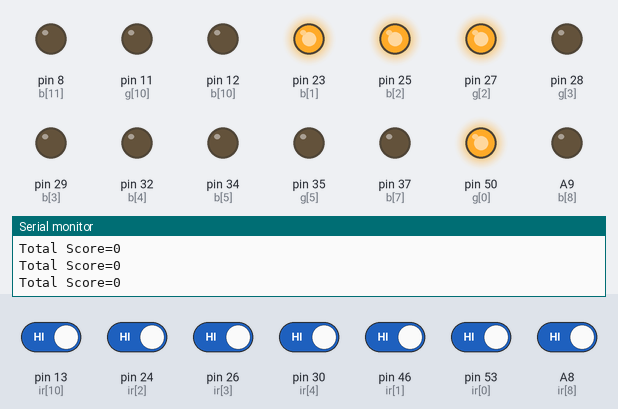
The sketch below on a simulated Arduino Mega 2560, built with avr-gcc and run on an emulated ATmega2560. Parts: output pins drawn as LEDs (lit = HIGH), the last lines printed to the serial monitor. The test bench sets the inputs (shaded band); at power-on: A8 (ir[8]), pin 13 (ir[10]), pin 24 (ir[2]), pin 26 (ir[3]), pin 30 (ir[4]), pin 46 (ir[1]), pin 53 (ir[0]) HIGH. Random numbers use the default seed unless the sketch sets one; pins used as bus, display or sensor lines are not drawn.

Above: at 1.2 s.
1.3 s: pin 24 (ir[2]) driven LOW
At 2.2 s:
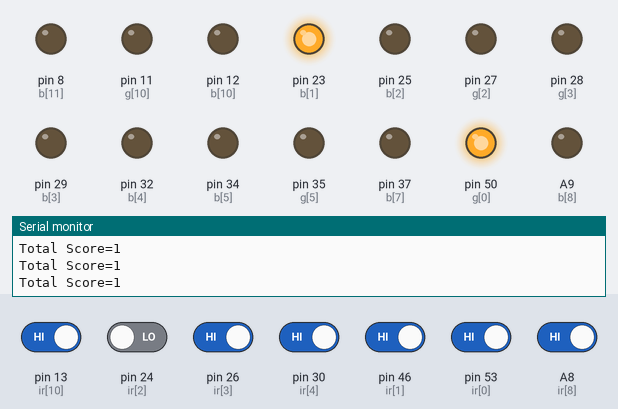
2.8 s: pin 46 (ir[1]) driven LOW
At 5.5 s:
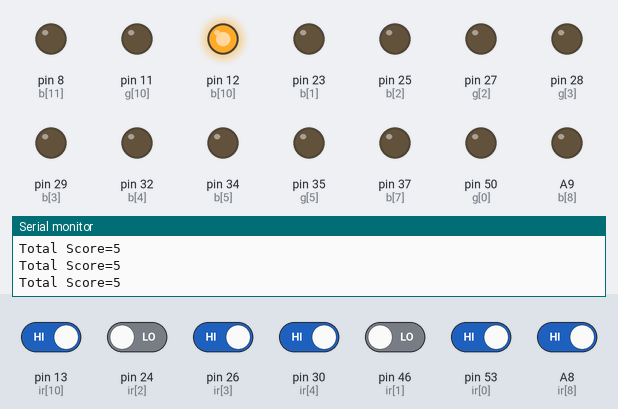
5.8 s: pin 46 (ir[1]) driven HIGH
8.8 s: pin 13 (ir[10]) driven LOW
At 9.8 s:
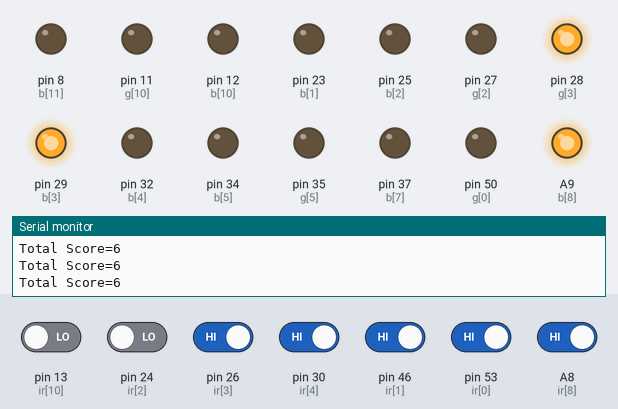
Timing chart, 0 to 12.0 s (numbered marks = the images above; inputs shaded):
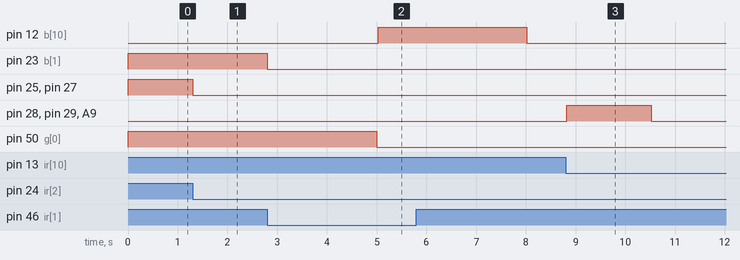

The sketch:

box_piano_levels_3_complete.ino
```cpp
/* Project Title: Piano Tiles Game Using LED Box
 * Connect the circuit as per the below mentioned ir,r,g array starting from 1,2,3......
 * R Led in the RGB led is not used.
 * Always check grounding conditions. Repeatedly facing lose connectivity issues. Check them out before start of the game.  */
int ir[12]={53,46,24,26,30,33,A13,36,A8,A0,13,10};
int g[12]={50,47,27,28,31,35,A7,39,A5,A1,11,A11};
int b[12]={52,23,25,29,32,34,A14,37,A9,A2,12,8};

int score[12];
long interval=5000;
long previousMillis=0;
int i,j,k=0;//index variables for various arrays. Use case changes from function to function
int flag2,flag1,flag3=0;//counter variable to check if a particular level is completed or not
long total=0;
int q,r,s,t=0;//variables to generate randomised cells
int check1,check2=0;//variable to control the entry of compiler into randomised number generator function only once for a particular level

int l[12];
unsigned long currentMillis = 0;
void setup() {
  // put your setup code here, to run once:
Serial.begin(9600);
for(i=0;i<12;i++)
{
  pinMode(ir[i],INPUT);
  pinMode(g[i],OUTPUT);
  pinMode(b[i],OUTPUT);
}
}

void loop()
{
     currentMillis = millis();
     if(total<3)
     level1();
     else if( (total>=3) && (total<6) )
     level2();
     else if( (total>=6) && (total<11) )
     level3();
     /*else
     gameOver();*/

   total=score[0]+score[2]+score[1]+score[3]+score[4]+score[5]+score[6]+score[7]+score[8]+score[10]+score[9]+score[11];

    Serial.print("Total Score=");
    Serial.println(total);


}


void level1()
{
 if(flag1<1)
 {
  if(l[0]<1)
 digitalWrite(g[0],HIGH);
 if(l[1]<1)
 digitalWrite(b[1],HIGH);
 if(l[2]<1)
{
 digitalWrite(g[2],HIGH);
 digitalWrite(b[2],HIGH);
}
 }
 if(digitalRead(ir[0])==0)
 {
  if(l[0]<1)
  {
 digitalWrite(g[0],LOW);
 score[0]++;
 l[0]++;
   }
 }
  if(digitalRead(ir[1])==0)
  {
    if(l[1]<1)
    {
    digitalWrite(b[1],LOW);
    score[1]++;
    l[1]++;

    }
  }
  if(digitalRead(ir[2])==0)
  {
    if(l[2]<1)
    {
    digitalWrite(g[2],LOW);
    digitalWrite(b[2],LOW);
    score[2]++;
    l[2]++;

    }
  }


  //l++;
  if (currentMillis - previousMillis >= interval)
 {
     previousMillis = currentMillis;
     digitalWrite(g[0],LOW);
 digitalWrite(b[1],LOW);
 digitalWrite(g[2],LOW);
 digitalWrite(b[2],LOW);
  flag1++;
  l[0]=l[1]=l[2]=l[3]=l[4]=l[5]=l[6]=l[7]=l[8]=l[9]=l[10]=l[11]=0;
 }
}


void level2()
{
  random_generate();//function generates random q,r,s values
  //q=3;r=4;s=5;
  check1=1;
  //Making the next 3 leds to glow
 if(flag2<1)
 {
  if(l[q]<1)
 digitalWrite(g[q],HIGH);
 if(l[r]<1)
 digitalWrite(b[r],HIGH);
 if(l[s]<1)
{
 digitalWrite(g[s],HIGH);
 //digitalWrite(b[s],HIGH);
}
 }
 if(digitalRead(ir[q])==0)
 {
  if(l[q]<1)
  {
 digitalWrite(g[q],LOW);
 score[q]++;
 l[q]++;
   }
 }
  if(digitalRead(ir[r])==0)
  {
    if(l[r]<1)
    {
    digitalWrite(b[r],LOW);
    score[r]++;
    l[r]++;

    }
  }
  if(digitalRead(ir[s])==0)
  {
    if(l[s]<1)
    {
    digitalWrite(g[s],LOW);
    //digitalWrite(b[s],LOW);
    score[s]++;
    l[s]++;

    }
  }


  if (currentMillis - previousMillis >= 3000)
 {
     previousMillis = currentMillis;
     digitalWrite(g[q],LOW);
 digitalWrite(b[r],LOW);
 digitalWrite(g[s],LOW);
 //digitalWrite(b[s],LOW);
  flag2++;
  l[0]=l[1]=l[2]=l[3]=l[4]=l[5]=l[6]=l[7]=l[8]=l[9]=l[10]=l[11]=0;
 }
}


void level3()
{

  random_generate_2();//function generates random q,r,s values
  check2=1;
  //q=3;r=4;s=5;

  //Making the next 3 leds to glow
 if(flag3<1)
 {
  if(l[q]<1)
 digitalWrite(g[q],HIGH);
 if(l[r]<1)
 digitalWrite(b[r],HIGH);
 if(l[s]<1)
{
 digitalWrite(g[s],HIGH);
 //digitalWrite(b[s],HIGH);
}
if(l[t]<1)
{
digitalWrite(g[t],HIGH);
digitalWrite(b[t],HIGH);
 }

 }


 //Taking Readings
  if(digitalRead(ir[q])==0)
 {
  if(l[q]<1)
  {
 digitalWrite(g[q],LOW);
 score[q]++;
 l[q]++;
   }
 }
  if(digitalRead(ir[r])==0)
  {
    if(l[r]<1)
    {
    digitalWrite(b[r],LOW);
    score[r]++;
    l[r]++;

    }
  }
  if(digitalRead(ir[s])==0)
  {
    if(l[s]<1)
    {
    digitalWrite(g[s],LOW);
    //digitalWrite(b[s],LOW);
    score[s]++;
    l[s]++;

    }
  }

  if(digitalRead(ir[t])==0)
  {
    if(l[t]<1)
    {
    digitalWrite(g[t],LOW);
    digitalWrite(b[t],LOW);
    score[t]+=2;
    l[t]++;

    }
  }


  if (currentMillis - previousMillis >= 2500)
 {
     previousMillis = currentMillis;
     digitalWrite(g[q],LOW);
 digitalWrite(b[r],LOW);
 digitalWrite(g[s],LOW);
 digitalWrite(g[t],LOW);
 digitalWrite(b[t],LOW);
   flag3++;
  l[0]=l[1]=l[2]=l[3]=l[4]=l[5]=l[6]=l[7]=l[8]=l[9]=l[10]=l[11]=0;
 }
}


void random_generate()
{
  if (check1==0)
  {
  l[0]=l[1]=l[2]=l[3]=l[4]=l[5]=l[6]=l[7]=l[8]=l[9]=l[10]=l[11]=0;
  q=random(0,6);
  r=random(6,11);
  s=random(2,9);
  t=random(0,5);
  //Below Lines for debugging
  /*Serial.print("q=");
  Serial.println(q);
  Serial.print("r=");
  Serial.println(r);
  Serial.print("s=");
  Serial.println(s);*/

  }

}


void random_generate_2()
{
  if (check2==0)
  {
  l[0]=l[1]=l[2]=l[3]=l[4]=l[5]=l[6]=l[7]=l[8]=l[9]=l[10]=l[11]=0;
  q=random(0,6);
  r=random(6,11);
  s=random(2,9);
  t=random(0,5);
  }
}

void gameOver()
{
  total=score[0]+score[2]+score[1]+score[3]+score[4]+score[5]+score[6]+score[7]+score[8]+score[10]+score[9]+score[11];

    Serial.print("Total Score=");
    Serial.println(total);
    //delay(50000);
}


   /*
 void test()
 {
  if (currentMillis - previousMillis <= interval)
 {
   previousMillis = currentMillis;
    j=random(1,12);
   if(j>6)
   {
   k=random(j,12);
   }
   else
   {
     k=random(1,j);
   }
   digitalWrite(g[j],LOW);
   digitalWrite(b[k],HIGH );
   int a=digitalRead(ir[j]);
   int b=digitalRead(ir[k]);
   if(a==0)
   {
  //  digitalWrite(g[j],HIGH);
    score++;
    if(b==0)
    {
//      digitalWrite(b[k],HIGH);
    score++;
    }
   }
   l++;
 }
 }


*/
```

Measured:
- after the input at 1.3 s, pin 25 (b[2]), pin 27 (g[2]): HIGH → LOW at once
- after the input at 2.8 s, pin 12 (b[10]): LOW → HIGH after 2.2 s
- after the input at 8.8 s, pin 28 (g[3]), pin 29 (b[3]), A9 (b[8]): LOW → HIGH at once, → LOW 1.7 s later
